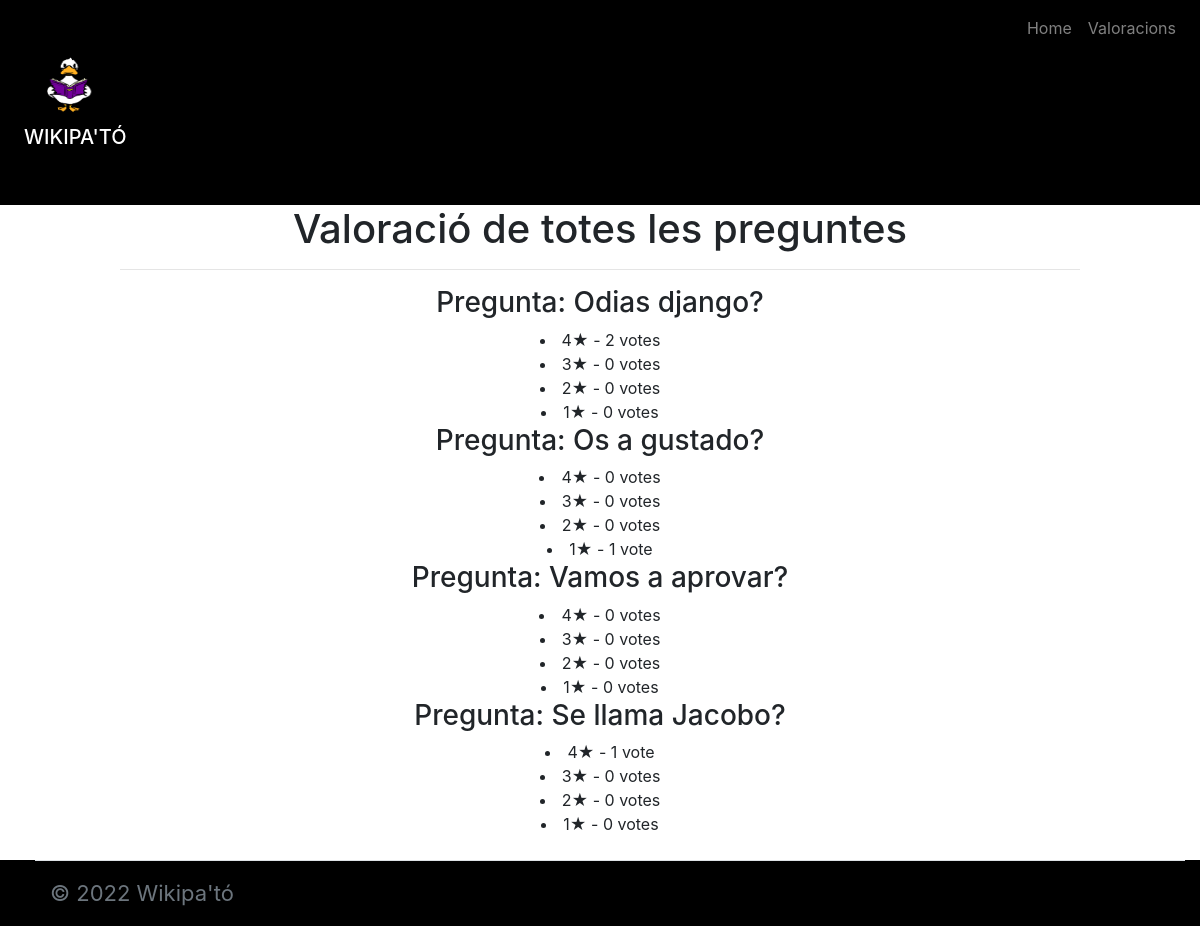
/polls/toteslesrespostes, run on an earlier commit of the app's database.
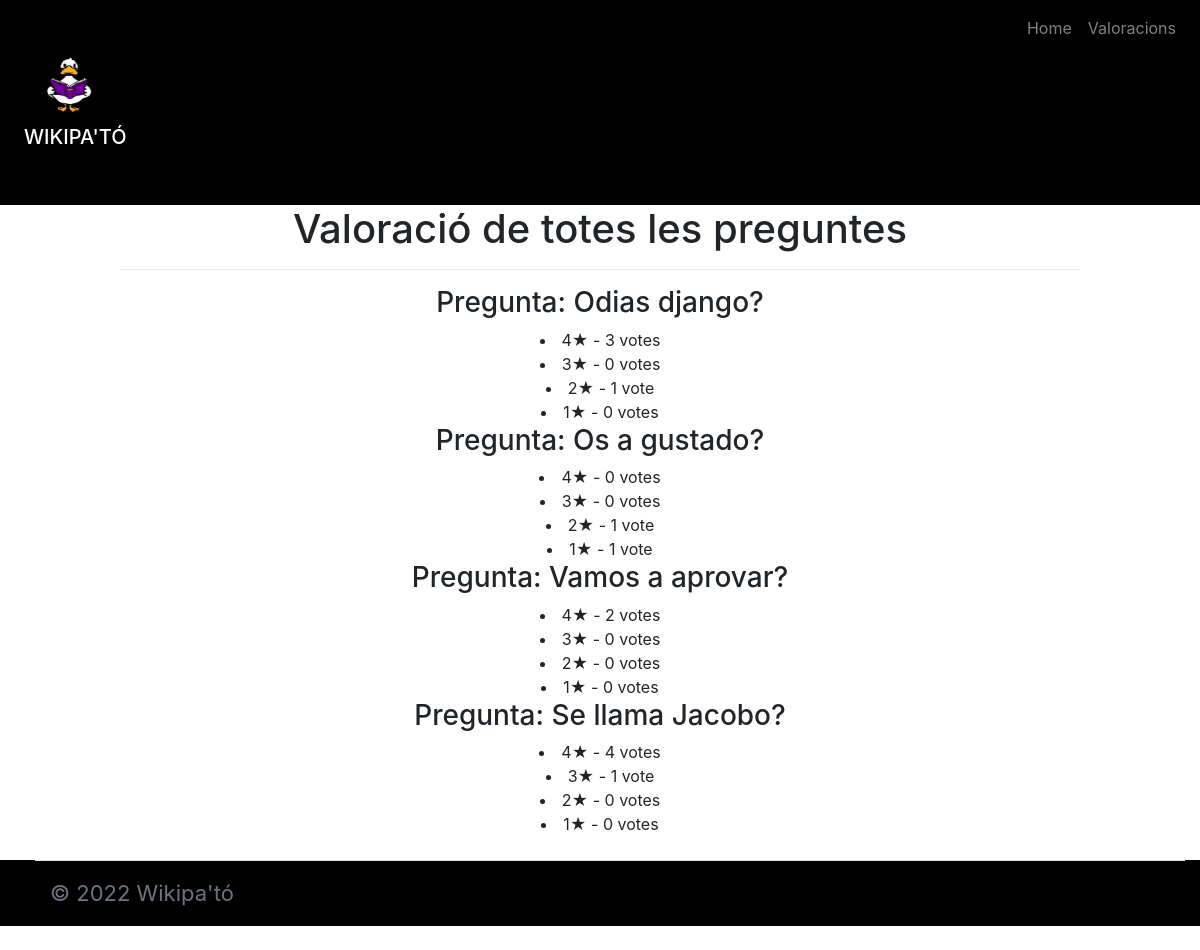
And on a later commit of the database.
### polls/models.py (models this page shows, shortened)
class Choice(models.Model):
    question = models.ForeignKey(Question, on_delete=models.CASCADE)
    choice_text = models.CharField(max_length=200)
    votes = models.IntegerField(default=0)

### polls/views.py (the view)
# urls.py: path('toteslesrespostes', views.totes, name='totes'),
def totes(request):
    questions = Question.objects.filter(pub_date__lte=timezone.now()).order_by('pub_date')
    return render(request, 'polls/totes.html', {'questions': questions})

### polls/templates/polls/totes.html
{% extends 'base.html' %}
{% block content %}
<div class="px-4 py-5" style="background-color:black; margin-top:0">
    <img style="color:white; margin-left:10px" src='/images/jacobo.png' width="72" height="77">
    <h5 class="display-5 fw-bold" style="color:white">WIKIPA'TÓ</h5>
  </div>
  <div style="text-align:center">
    <h1 style="text-align: center">Valoració de totes les preguntes</h1>
    <hr style="width: 60em">
    <div class="posts">
        {% for question in questions %}
            <h3>Pregunta: {{ question.question_text }}</h3>
                {% for choice in question.choice_set.all %}
                <li>{{ choice.choice_text }}★ - {{ choice.votes }} vote{{ choice.votes|pluralize }}</li>
            {% endfor %}
        {% endfor %}
    </div>
</div>
{% endblock %}

What changed in the data, as far as the page shows it:
changed Choice (number 1 of 16 on the later page): votes "2" → "3"
changed Choice (number 3 of 16 on the later page): votes "0" → "1"
changed Choice (number 7 of 16 on the later page): votes "0" → "1"
changed Choice (number 9 of 16 on the later page): votes "0" → "2"
changed Choice (number 13 of 16 on the later page): votes "1" → "4"
changed Choice (number 14 of 16 on the later page): votes "0" → "1"
